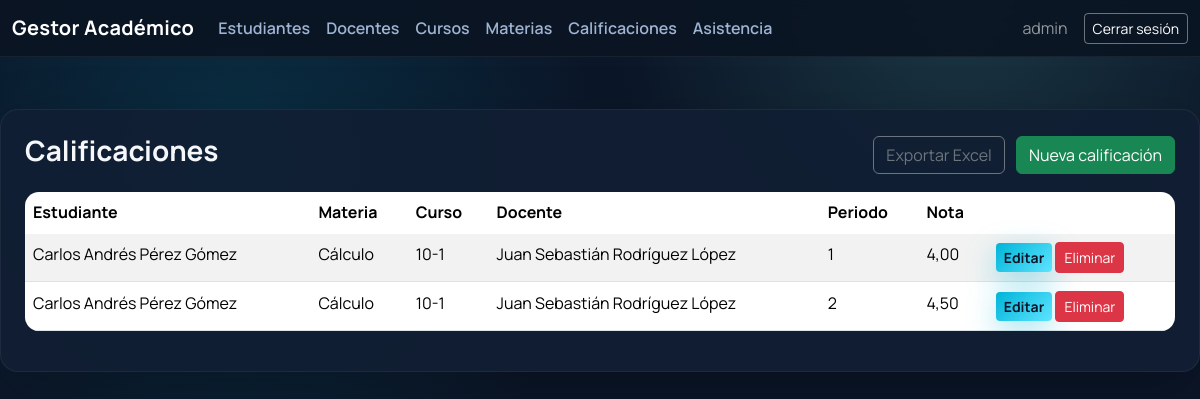
Page /calificaciones/ (signed in) on the committed database.
### academico/models.py (models this page shows, shortened)
class Calificacion(models.Model):
    estudiante = models.ForeignKey(Estudiante, on_delete=models.CASCADE, related_name="calificaciones")
    materia = models.ForeignKey(Materia, on_delete=models.CASCADE, related_name="calificaciones")
    docente = models.ForeignKey(Docente, on_delete=models.SET_NULL, null=True, blank=True, related_name="calificaciones")
    periodo = models.CharField(max_length=20, default="1")
    nota = models.DecimalField(max_digits=4, decimal_places=2)  # 0.00 - 10.00
    fecha_registro = models.DateTimeField(auto_now_add=True)
    class Meta:
        unique_together = ("estudiante", "materia", "periodo")

class Estudiante(models.Model):
    user = models.OneToOneField(User, on_delete=models.CASCADE, related_name="estudiante")
    documento = models.CharField(max_length=20, unique=True)
    fecha_nacimiento = models.DateField(null=True, blank=True)
    telefono = models.CharField(max_length=20, blank=True)
    direccion = models.CharField(max_length=200, blank=True)

class Materia(models.Model):
    nombre = models.CharField(max_length=100)
    codigo = models.CharField(max_length=20, unique=True)
    curso = models.ForeignKey(Curso, on_delete=models.CASCADE, related_name="materias")
    docente = models.ForeignKey(Docente, on_delete=models.SET_NULL, null=True, blank=True, related_name="materias")

class Curso(models.Model):
    nombre = models.CharField(max_length=100)
    codigo = models.CharField(max_length=20, unique=True)
    anio = models.IntegerField()
    activo = models.BooleanField(default=True)

class Docente(models.Model):
    user = models.OneToOneField(User, on_delete=models.CASCADE, related_name="docente")
    titulo = models.CharField(max_length=100, blank=True)
    telefono = models.CharField(max_length=20, blank=True)

### academico/views.py (the view)
# urls.py: path("calificaciones/", views.calificacion_list, name="calificacion_list"),
@rol_requerido("ADMIN")
def calificacion_list(request):
    calificaciones = Calificacion.objects.select_related(
        "estudiante__user", "materia__curso", "docente__user"
    ).all()
    return render(request, "calificaciones/calificacion_list.html", {"calificaciones": calificaciones})

### academico/context_processors.py (called while the page is built)
def perfil_usuario(request):
    perfil = None
    if request.user.is_authenticated:
        try:
            perfil = request.user.perfil
        except Perfil.DoesNotExist:
            perfil = None
    return {"perfil_usuario": perfil}

### templates/calificaciones/calificacion_list.html (shortened to what this page needs)
{% extends "base.html" %}
{% block content %}
<div class="d-flex justify-content-between align-items-center mb-3">
    <h3>Calificaciones</h3>
    <div>
        <a href="{% url 'calificaciones_excel' %}" class="btn btn-outline-secondary me-2">Exportar Excel</a>
        <a href="{% url 'calificacion_create' %}" class="btn btn-success">Nueva calificación</a>
    </div>
</div>
<table class="table table-striped">
    <thead>
        <tr>
            <th>Estudiante</th>
            <th>Materia</th>
            <th>Curso</th>
            <th>Docente</th>
            <th>Periodo</th>
            <th>Nota</th>
            <th></th>
        </tr>
    </thead>
    <tbody>
        {% for c in calificaciones %}
        <tr>
            <td>{{ c.estudiante.user.get_full_name }}</td>
            <td>{{ c.materia.nombre }}</td>
            <td>{{ c.materia.curso.nombre }}</td>
            <td>{% if c.docente %}{{ c.docente.user.get_full_name }}{% else %}-{% endif %}</td>
            <td>{{ c.periodo }}</td>
            <td>{{ c.nota }}</td>
            <td>
                <a href="{% url 'calificacion_update' c.pk %}" class="btn btn-sm btn-primary">Editar</a>
                <a href="{% url 'calificacion_delete' c.pk %}" class="btn btn-sm btn-danger">Eliminar</a>
            </td>
        </tr>
        {% empty %}
        <tr><td colspan="7">No hay calificaciones registradas.</td></tr>
        {% endfor %}
    </tbody>
</table>
{% endblock %}

### templates/base.html (shortened to what this page needs)
<!DOCTYPE html>
<html lang="es">
<head>
    <link href="https://cdn.jsdelivr.net/npm/bootstrap@5.3.3/dist/css/bootstrap.min.css" rel="stylesheet">
</head>
<body>
<nav class="navbar navbar-expand-lg navbar-dark mb-4">
    <div class="container-fluid">
        <a class="navbar-brand" href="{% url 'dashboard' %}">Gestor Académico</a>
        <div class="collapse navbar-collapse" id="navbarNav">
            {% if user.is_authenticated %}
                {% if user.is_superuser %}
                <ul class="navbar-nav me-auto">
                    <li class="nav-item"><a class="nav-link" href="{% url 'estudiante_list' %}">Estudiantes</a></li>
                    <li class="nav-item"><a class="nav-link" href="{% url 'docente_list' %}">Docentes</a></li>
                    <li class="nav-item"><a class="nav-link" href="{% url 'curso_list' %}">Cursos</a></li>
                    <li class="nav-item"><a class="nav-link" href="{% url 'materia_list' %}">Materias</a></li>
                    <li class="nav-item"><a class="nav-link" href="{% url 'calificacion_list' %}">Calificaciones</a></li>
                    <li class="nav-item"><a class="nav-link" href="{% url 'asistencia_list' %}">Asistencia</a></li>
                </ul>
                {% elif perfil_usuario and perfil_usuario.rol == "DOCENTE" %}
                <ul class="navbar-nav me-auto">
                    <li class="nav-item"><a class="nav-link" href="{% url 'docente_mis_materias' %}">Mis materias</a></li>
                    <li class="nav-item"><a class="nav-link" href="{% url 'asistencia_list' %}">Asistencia (vista general)</a></li>
                </ul>
                {% endif %}
                <span class="navbar-text me-3">
                    {{ user.get_username }}
                </span>
                <a href="{% url 'logout' %}" class="btn btn-outline-light btn-sm">Cerrar sesión</a>
            {% else %}
                <a href="{% url 'login' %}" class="btn btn-outline-light btn-sm ms-auto">Ingresar</a>
            {% endif %}
        </div>
    </div>
</nav>
<main class="container-xxl page-shell">
    <div class="page-surface">
        {% block content %}{% endblock %}
    </div>
</main>
</body>
</html>

### templates/base.html (style rules this page uses)
:root { --bg-main: #0b1628; --card: #0f1f35; --card-soft: #132742; --text: #e7edf6; --muted: #9fb3d2; --primary: #00b4d8; --primary-strong: #0091b5; --accent: #80ffea; --shadow: 0 20px 60px rgba(0, 0, 0, 0.25); }
* { font-family: 'Manrope', system-ui, -apple-system, sans-serif; }
body { background: radial-gradient(circle at 20% 20%, rgba(0,180,216,0.16), transparent 32%), radial-gradient(circle at 80% 0%, rgba(128,255,234,0.14), transparent 28%), var(--bg-main); color: var(--text); min-height: 100vh; }
.navbar { background: rgba(10,20,35,0.9); backdrop-filter: blur(10px); border-bottom: 1px solid rgba(255,255,255,0.06); }
.navbar-brand { font-weight: 700; letter-spacing: 0.3px; }
.nav-link { color: var(--muted) !important; font-weight: 600; }
.page-shell { padding: 28px 0 60px; }
.page-surface { background: rgba(17, 31, 52, 0.9); border: 1px solid rgba(255,255,255,0.06); border-radius: 18px; padding: 24px; box-shadow: var(--shadow); }
h1, h2, h3, h4, h5 { color: #f5f7fb; font-weight: 700; }
table.table { background: rgba(15,31,53,0.95); color: var(--text); border-radius: 14px; overflow: hidden; border-collapse: separate; border-spacing: 0; }
table.table thead { background: rgba(255,255,255,0.06); }
table.table thead th { border-bottom: 1px solid rgba(255,255,255,0.08); }
table.table tbody td { border-top: 1px solid rgba(255,255,255,0.05); }
.btn-primary { background: linear-gradient(135deg, var(--primary), #5de4ff); border: none; color: #0b1628; font-weight: 700; box-shadow: 0 10px 30px rgba(0,180,216,0.35); }
.btn-outline-light { border-color: rgba(255,255,255,0.4); color: #fff; }

### rows in the picture
Calificacion: estudiante.user.get_full_name "Carlos Andrés Pérez Gómez", materia.nombre "Cálculo", materia.curso.nombre "10-1", docente.user.get_full_name "Juan Sebastián Rodríguez López", periodo "1", nota "4,00"
Calificacion: estudiante.user.get_full_name "Carlos Andrés Pérez Gómez", materia.nombre "Cálculo", materia.curso.nombre "10-1", docente.user.get_full_name "Juan Sebastián Rodríguez López", periodo "2", nota "4,50"

### other values in the picture
{{ user.get_username }} "admin"
